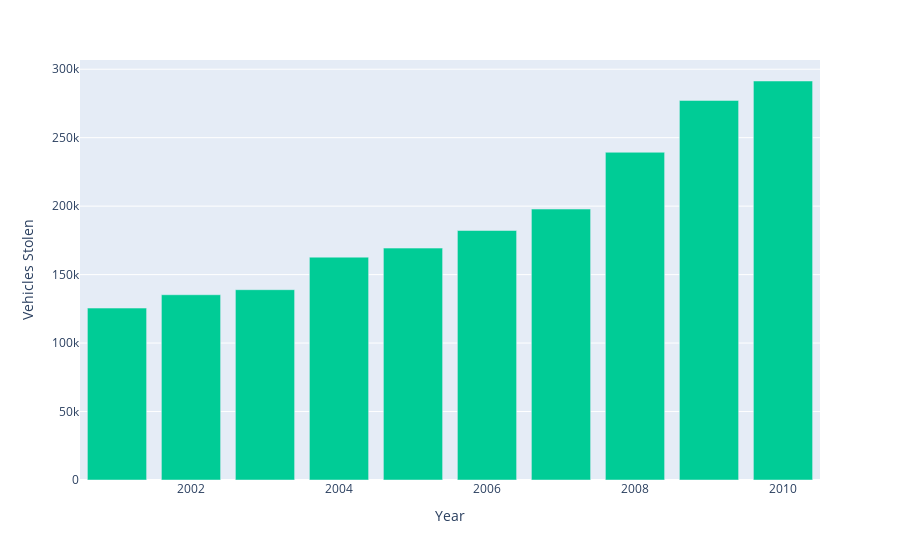

Source (notebook cell):
### Code cell
g5 = pd.DataFrame(auto_theft.groupby(['Year'])['Auto_Theft_Stolen'].sum().reset_index())

g5.columns = ['Year','Vehicles Stolen']

fig = px.bar(g5,x='Year',y='Vehicles Stolen',color_discrete_sequence=['#00CC96'])
fig.show()

### Figure 1 — Plotly figure (JSON) as saved in the notebook; plotly's stock layout.template omitted (floating-point values rounded to 4 significant figures)
{"data": [{"alignmentgroup": "True", "hovertemplate": "Year=%{x}<br>Vehicles Stolen=%{y}<extra></extra>", "legendgroup": "", "marker": {"color": "#00CC96", "pattern": {"shape": ""}}, "name": "", "offsetgroup": "", "orientation": "v", "showlegend": false, "textposition": "auto", "type": "bar", "x": [2001, 2002, 2003, 2004, 2005, 2006, 2007, 2008, 2009, 2010], "xaxis": "x", "y": [125542, 135294, 138976, 162746, 169350, 182200, 197860, 239334, 277200, 291388], "yaxis": "y"}], "layout": {"barmode": "relative", "legend": {"tracegroupgap": 0}, "margin": {"t": 60}, "xaxis": {"anchor": "y", "domain": [0, 1], "title": {"text": "Year"}}, "yaxis": {"anchor": "x", "domain": [0, 1], "title": {"text": "Vehicles Stolen"}}}}
